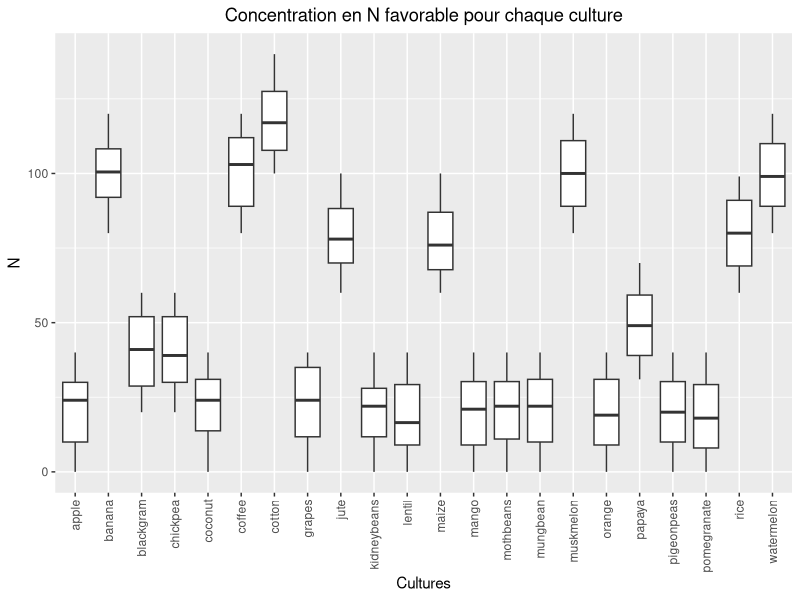
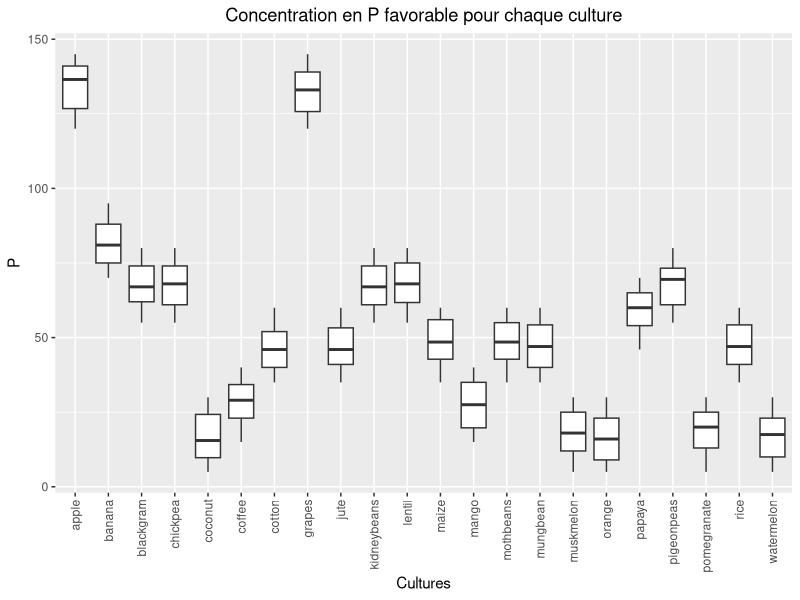
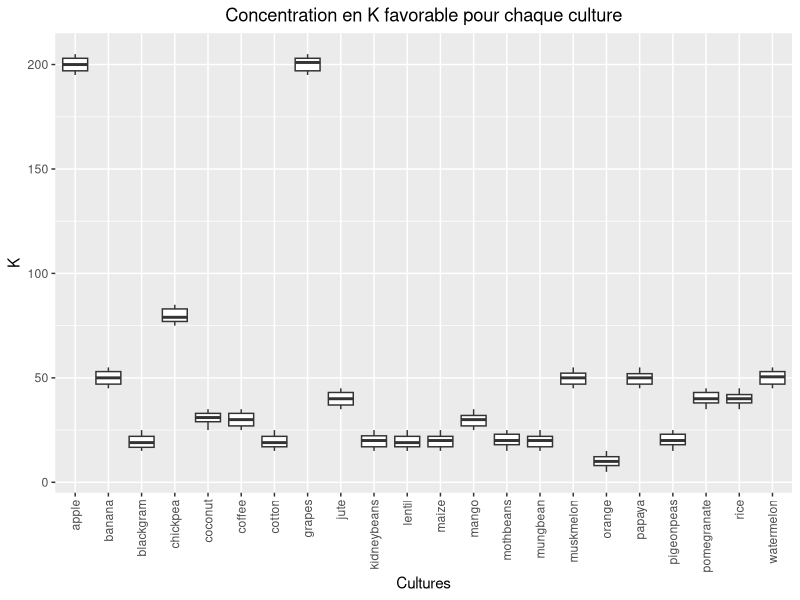
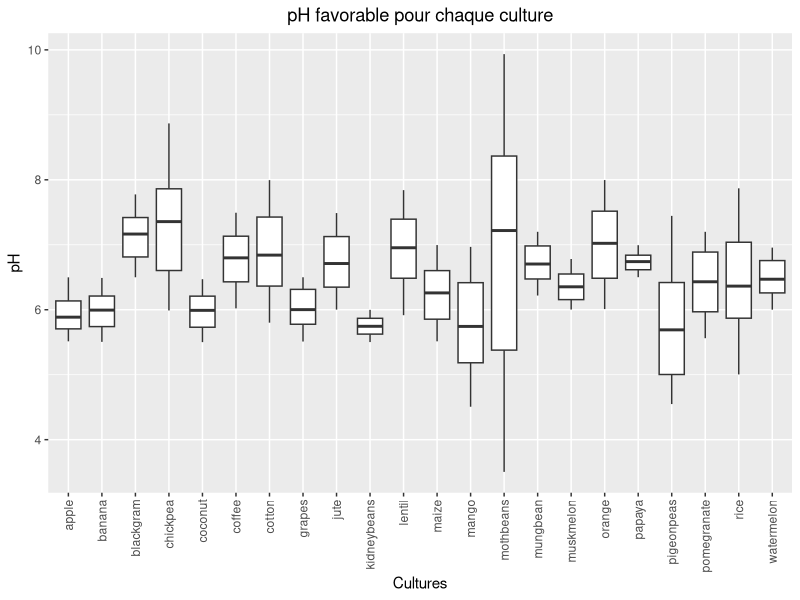
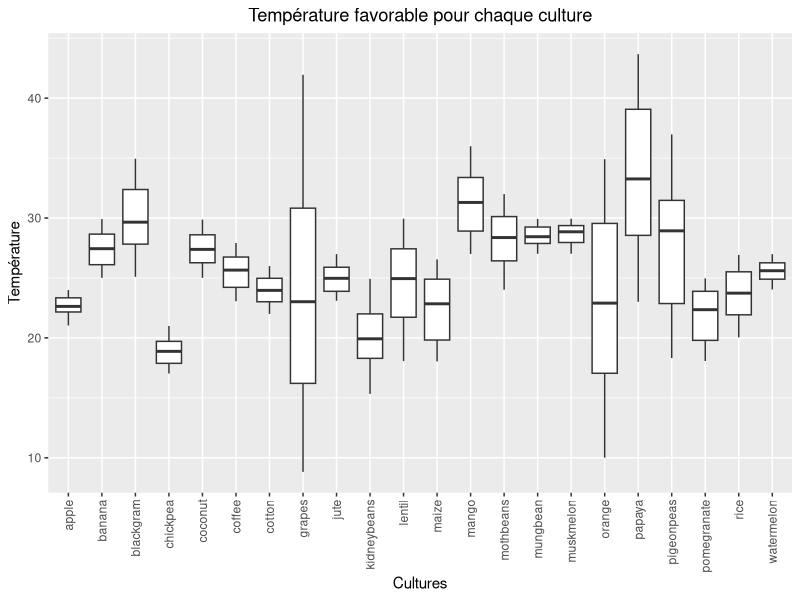
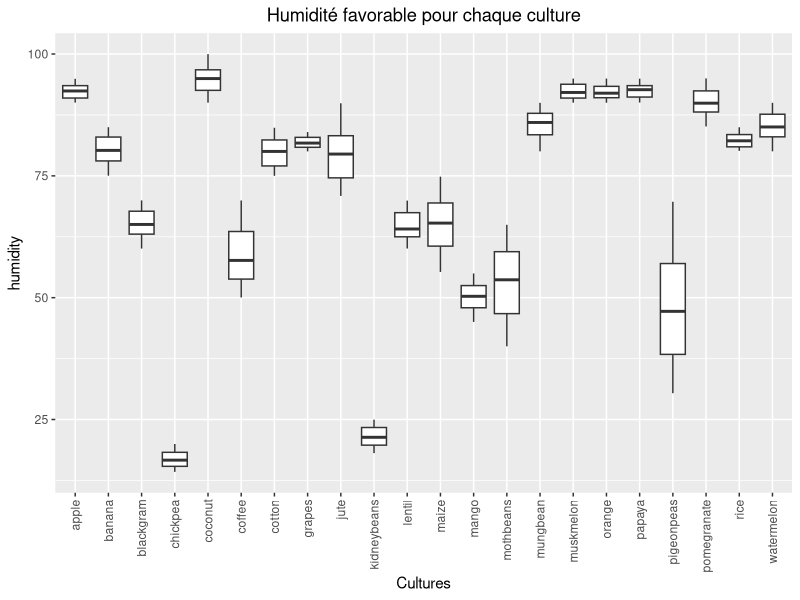
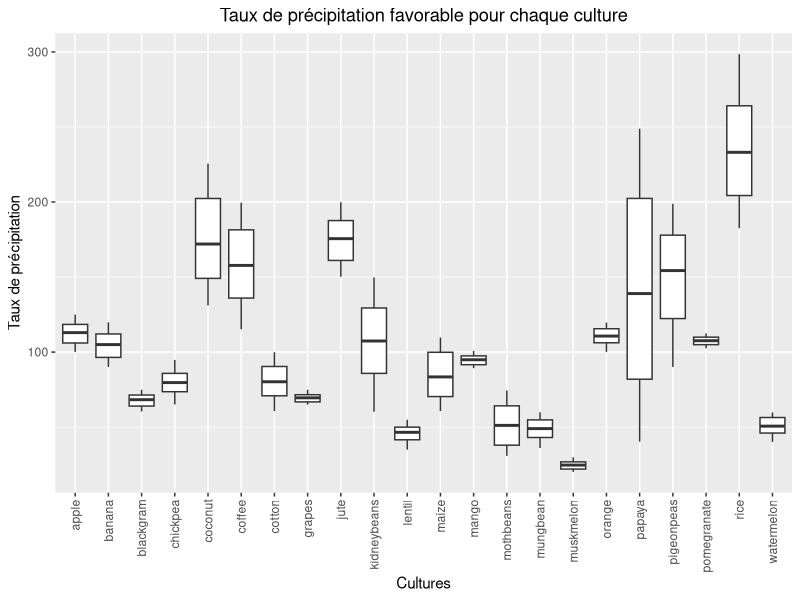
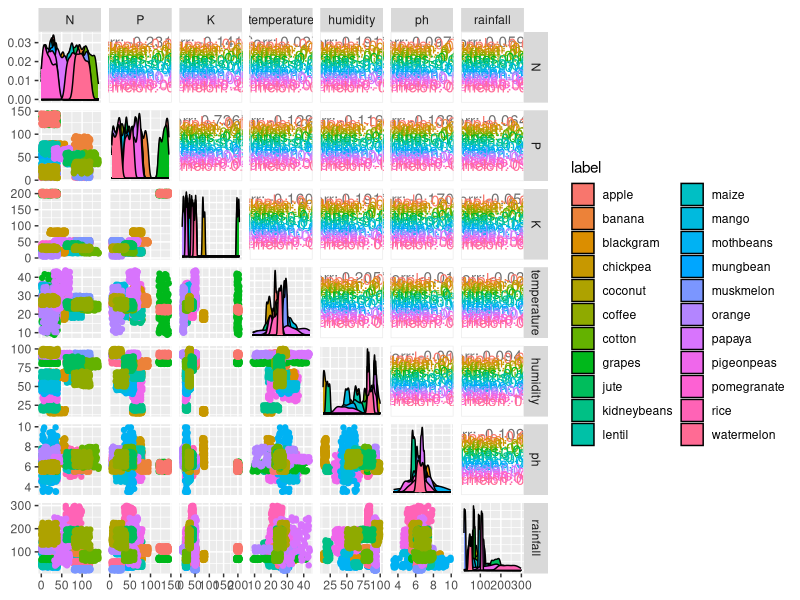

Generate these figures, in order, with R:
## ---- chunk 1
dta <- read.table('Crop_recommendation.csv', sep = ';', header = TRUE, stringsAsFactors = TRUE)
summary(dta)
## ---- chunk 2
library(ggplot2)

ggplot(dta, aes(x = label, y = N)) +
  geom_boxplot() +
  theme(axis.text.x = element_text(angle = 90, vjust = 0.5, hjust=1)) +
  labs(title = "Concentration en N favorable pour chaque culture", x = "Cultures", y = "N") + 
  theme(plot.title = element_text(hjust = 0.5))

ggplot(dta, aes(x = label, y = P)) +
  geom_boxplot() +
  theme(axis.text.x = element_text(angle = 90, vjust = 0.5, hjust=1)) +
  labs(title = "Concentration en P favorable pour chaque culture", x = "Cultures", y = "P") + 
  theme(plot.title = element_text(hjust = 0.5))

ggplot(dta, aes(x = label, y = K)) +
  geom_boxplot() +
  theme(axis.text.x = element_text(angle = 90, vjust = 0.5, hjust=1)) +
  labs(title = "Concentration en K favorable pour chaque culture", x = "Cultures", y = "K") + 
  theme(plot.title = element_text(hjust = 0.5))

ggplot(dta, aes(x = label, y = ph)) +
  geom_boxplot() +
  theme(axis.text.x = element_text(angle = 90, vjust = 0.5, hjust=1)) +
  labs(title = "pH favorable pour chaque culture", x = "Cultures", y = "pH") + 
  theme(plot.title = element_text(hjust = 0.5))

ggplot(dta, aes(x = label, y = temperature)) +
  geom_boxplot() +
  theme(axis.text.x = element_text(angle = 90, vjust = 0.5, hjust=1)) +
  labs(title = "Température favorable pour chaque culture", x = "Cultures", y = "Température") +
  theme(plot.title = element_text(hjust = 0.5))

ggplot(dta, aes(x = label, y = humidity)) +
  geom_boxplot() +
  theme(axis.text.x = element_text(angle = 90, vjust = 0.5, hjust=1)) +
  labs(title = "Humidité favorable pour chaque culture", x = "Cultures", y = "humidity") +
  theme(plot.title = element_text(hjust = 0.5))

ggplot(dta, aes(x = label, y = rainfall)) +
  geom_boxplot() +
  theme(axis.text.x = element_text(angle = 90, vjust = 0.5, hjust=1)) +
  labs(title = "Taux de précipitation favorable pour chaque culture", x = "Cultures", y = "Taux de précipitation") +
  theme(plot.title = element_text(hjust = 0.5))
## ---- chunk 3
library(GGally)
p <- ggpairs(dta, columns = 1:7, 
             aes(color = label),     # Colorier par la variable label
             legend = 1)             # Activer la légende

# Ajouter la légende
p <- p + theme(legend.position = "right")  # Positionner la légende à droite

# Afficher le graphique avec légende
print(p)
## ---- chunk 4
require(FactoMineR)
resPCA2 <- PCA(dta[,-9], scale.unit = TRUE, quali.sup = 8)
plot(resPCA2,habillage=8,label="quali")
## ---- chunk 5
require(class)
require(caret)
trainIndex <- createDataPartition(dta$label, p = 0.75, list = FALSE)

data.train <- dta[trainIndex, ]
data.test <- dta[-trainIndex, ]

ctrl <- trainControl(method = "cv", number = 10) # 10-fold cross-validation

# Entraîner le modèle glm avec la validation croisée
glm_model <- train(label ~ ., data = data.train, method = "multinom", trControl = ctrl)

# Prédire
pred_glm <- predict(glm_model, newdata = data.test)

# Accuracy
conf_matrix <- confusionMatrix(pred_glm, data.test$label)
confusionMatrix(pred_glm, data.test$label)
accuracy <- conf_matrix$overall['Accuracy']
print(paste("Accuracy: ", accuracy))
## ---- chunk 6
tuneGrid <- expand.grid(k = 1:20)

# Entraîner le modèle Knn avec la validation croisée
knn_model <- train(label ~ .,
                   data = data.train, 
                   method = "knn", 
                   tuneGrid = tuneGrid, ## test les valeurs de k de 1 à 20
                   trControl = ctrl)

# Meilleur k trouvé
best_k <- knn_model$bestTune
print(best_k)

# Prédire avec le meilleur modèle
pred_knn <- predict(knn_model, newdata = data.test)

# Accuracy
conf_matrix <- confusionMatrix(pred_knn, data.test$label)
confusionMatrix(pred_knn, data.test$label)
accuracy <- conf_matrix$overall['Accuracy']
accuracy
## ---- chunk 7
library (FactoMineR)

res_PCA <- PCA(dta[,-8], scale.unit = TRUE)

res_HCPC <- HCPC(res_PCA, nb.clust = 3) ## 3 clusters

dta2 <- dta
dta2$clust <- res_HCPC$data.clust$clust
table_clusters_label <- table(dta2$label, dta2$clust)
print(table_clusters_label)
## Cluster 1 = Banana, Coconut, Coffee, Cotton, Jute, Maize, Muskmelon, Orange, Papaya, Pomegrade, Rice, Watermelon
## Cluster 2 = Blackgram, Chickpea, Kidneybeans, Lentil, Mango, Mothbeans, Mungbean, Pigeonpeas
## Cluster 3 = Apple, Grapes

res_HCPC$desc.var$quanti$`1`
res_HCPC$desc.var$quanti$`2`
res_HCPC$desc.var$quanti$`3` 

resPCA2 <- PCA(dta[,-9], scale.unit = TRUE, quali.sup = 8)
plot(resPCA2,habillage=8,label="quali")
## ---- chunk 8
# Modèle de régression logistique

cultures_similaires <- c("coffee", "cotton", "maize", "rice", "jute")

filtered_test_data <- data.test[data.test$label %in% cultures_similaires, ]
filtered_test_data <- droplevels(filtered_test_data)

# Prédiction avec le sous-ensemble de culture
pred_glm_filtered <- predict(glm_model, newdata = filtered_test_data)

# Matrice de confusion et accuracy
pred_glm_filtered <- factor(pred_glm_filtered, levels = levels(filtered_test_data$label))
conf_matrix_filtered <- confusionMatrix(pred_glm_filtered, filtered_test_data$label)
print(conf_matrix_filtered)
accuracy_filtered <- conf_matrix_filtered$overall['Accuracy']

# Modèle KNN

cultures_similaires <- c("coffee", "cotton", "maize", "rice", "jute")

filtered_test_data <- data.test[data.test$label %in% cultures_similaires, ]
filtered_test_data <- droplevels(filtered_test_data)

# Prédiction avec le sous-ensemble de culture
pred_knn_filtered <- predict(knn_model, newdata = filtered_test_data)

# Matrice de confusion et accuracy
pred_knn_filtered <- factor(pred_knn_filtered, levels = levels(filtered_test_data$label))
conf_matrix_filtered <- confusionMatrix(pred_knn_filtered, filtered_test_data$label)
print(conf_matrix_filtered)
accuracy_filtered <- conf_matrix_filtered$overall['Accuracy']

# Modèle Random Forest sur python
## ---- chunk 9
# Modèle de régression logistique

cultures_similaires <- c("banana", "lentil", "apple", "mango", "chickpea")

filtered_test_data <- data.test[data.test$label %in% cultures_similaires, ]
filtered_test_data <- droplevels(filtered_test_data)

# Prédiction avec le sous-ensemble de culture
pred_glm_filtered <- predict(glm_model, newdata = filtered_test_data)

# Matrice de confusion et accuracy
pred_glm_filtered <- factor(pred_glm_filtered, levels = levels(filtered_test_data$label))
conf_matrix_filtered <- confusionMatrix(pred_glm_filtered, filtered_test_data$label)
print(conf_matrix_filtered)
accuracy_filtered <- conf_matrix_filtered$overall['Accuracy']

# Modèle KNN

cultures_similaires <- c("banana", "lentil", "apple", "mango", "chickpea")

filtered_test_data <- data.test[data.test$label %in% cultures_similaires, ]
filtered_test_data <- droplevels(filtered_test_data)

# Prédiction avec le sous-ensemble de culture
pred_knn_filtered <- predict(knn_model, newdata = filtered_test_data)

# Matrice de confusion et accuracy
pred_knn_filtered <- factor(pred_knn_filtered, levels = levels(filtered_test_data$label))
conf_matrix_filtered <- confusionMatrix(pred_knn_filtered, filtered_test_data$label)
print(conf_matrix_filtered)
accuracy_filtered <- conf_matrix_filtered$overall['Accuracy']

# Modèle Random Forest
